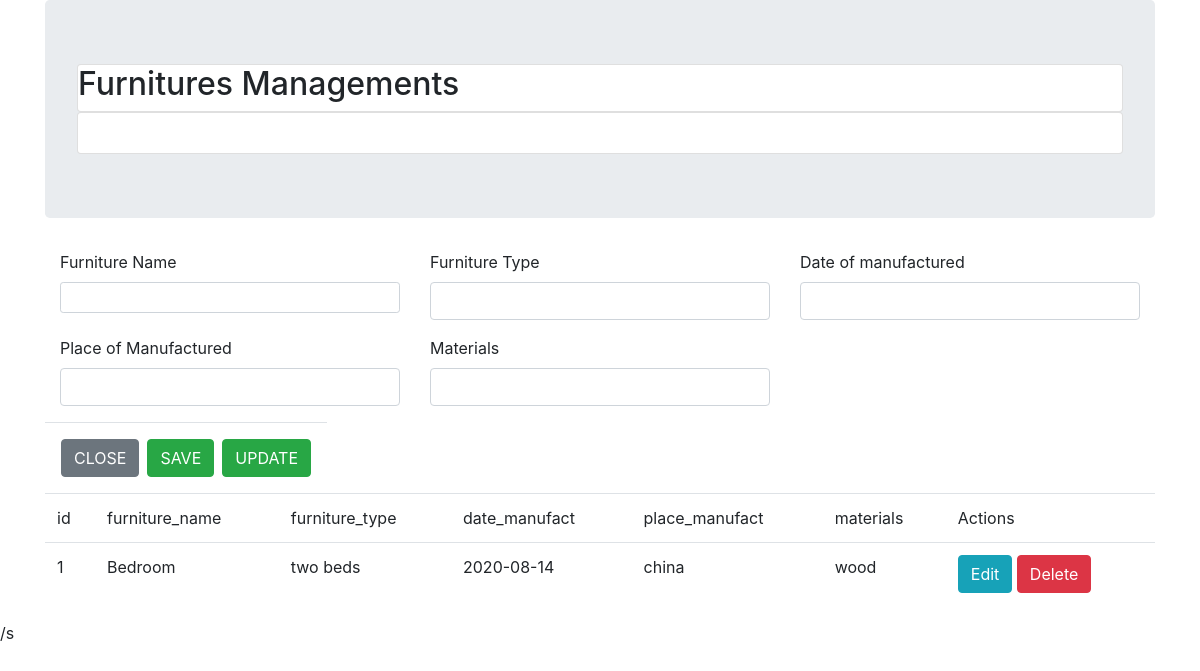
Screenshot of /addfurn.php with the database file from the repository.
### tables this page shows
CREATE TABLE `furn_manag` (
  `id` int(11) NOT NULL,
  `furniture_name` varchar(20) NOT NULL,
  `furniture_type` varchar(50) NOT NULL,
  `date_manufact` date NOT NULL,
  `place_manufact` varchar(50) NOT NULL,
  `materials` varchar(50) NOT NULL
);

### addfurn.php (the view, shortened to what this page needs)
<!DOCTYPE html>
<html lang="en">
<head>
	<link rel="stylesheet" type="text/css" href="">
	<link rel="stylesheet" href="https://stackpath.bootstrapcdn.com/bootstrap/4.5.1/css/bootstrap.min.css">
</head>
<body>
<div class="container">
	<div class="jumbotron">
		<div class="card">
			<h2>Furnitures Managements</h2>
		</div>
		<div class="card">
			<div class="card-body">
			</div>
		</div>
	</div>
<div class="container">
<form action="addfurn.php" method="POST">
       	<div class="row">
       			<div class="col-sm-4">
  			<div class="form-group " >
   			 	<label class="">Furniture Name</label>
   				<input type="name" name="funame" class="form-control form-control-sm"  id="fname" >
	  		</div>
	  	</div>
	<div class="col-sm-4">
	  		<div class="form-group">
	  			<label >Furniture Type</label>
   				<input type="name" name="futype" class="form-control" id="lname" >
	  		</div>
	  	</div>
	  	<div class="col-sm-4">
	  		<div class="form-group">
	  			<label > Date of manufactured</label>
   				<input type="name" name="dtmanuf" class="form-control" id="addrr" >
	  		</div>
	  	</div>
	  </div>
<div class="row">
	  <div class="col-sm-4">
	  		<div class="form-group">
	  			<label > Place of Manufactured</label>
   				<input type="name" name="plmanuf" class="form-control" id="email" >
	  		</div>
	  	</div>
	<div class="col-sm-4">
	  		<div class="form-group">
	  		<label >Materials</label>
   				 <input type="name" name="mtr" class="form-control" id="phone" >
	  		</div>
	</div>
</div>
<div class="row">
			<div class="modal-footer">
	        <button type="button"  class="btn btn-secondary" data-dismiss="modal">CLOSE</button>
	        <button type="submit" name="peleka" class="btn btn-success">SAVE</button>
	        <button type="submit" name="update" class="btn btn-success">UPDATE</button>
	        </div>
		 	</div>
       </form>
     </div>
<div class="container">
		<div class="row">
<?php
require 'connection.php';
$stmt = $conn->query("SELECT * from furn_manag");
$row = $stmt->fetchAll(PDO::FETCH_ASSOC);
echo '<table class="table table-border">'."\n";
echo "<td>id</td>";
echo "<td>furniture_name</td>";
echo "<td>furniture_type</td>";
echo "<td>date_manufact</td>";
echo "<td>place_manufact</td>";
echo "<td>materials</td>";
echo "<td>Actions</td>";
foreach ($row as $row) {
	echo "<tr><td>";
	echo ($row['id']);
	echo "</td><td>";
	echo ($row['furniture_name']);
	echo "</td><td>";
	echo ($row['furniture_type']);
	echo "</td><td>";
	echo ($row['date_manufact']);
	echo "</td><td>";
	echo ($row['place_manufact']);
	echo "</td><td>";
	echo ($row['materials']);
	echo "</td><td>";
	echo '<a href="updateform.php? id='.$row['id'].'" class="btn btn-info">Edit</a>';
	echo '<a href="deletehandler.php? id='.$row['id'].'" class="btn btn-danger">Delete</a>';
	echo "</td></tr>";
}
?>
</table>
</div>
</div>
</div>
<script src="https://cdnjs.cloudflare.com/ajax/libs/jquery-ajaxy/1.6.1/scripts/jquery.ajaxy.min.js"></script>/s
</body>
</html>

### rows the page displays
furn_manag: id "1", furniture_name "Bedroom", furniture_type "two beds", date_manufact "2020-08-14", place_manufact "china", materials "wood"
